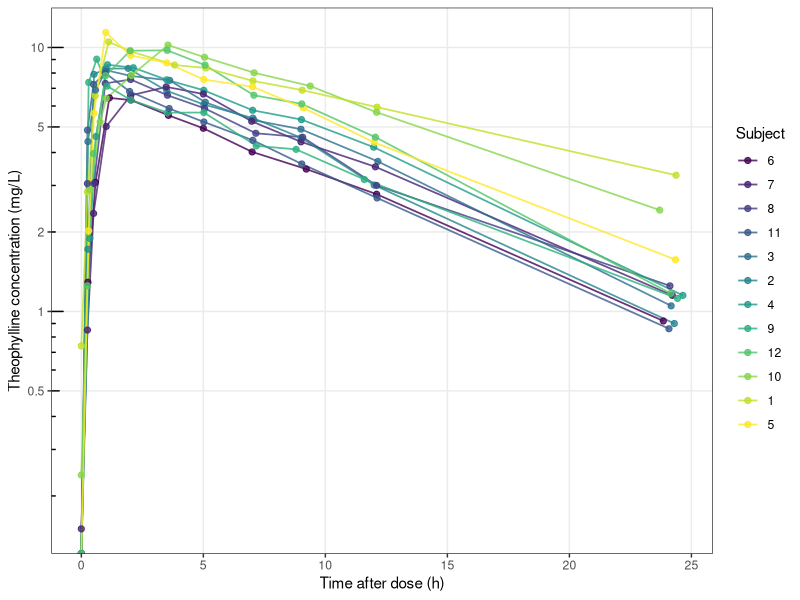
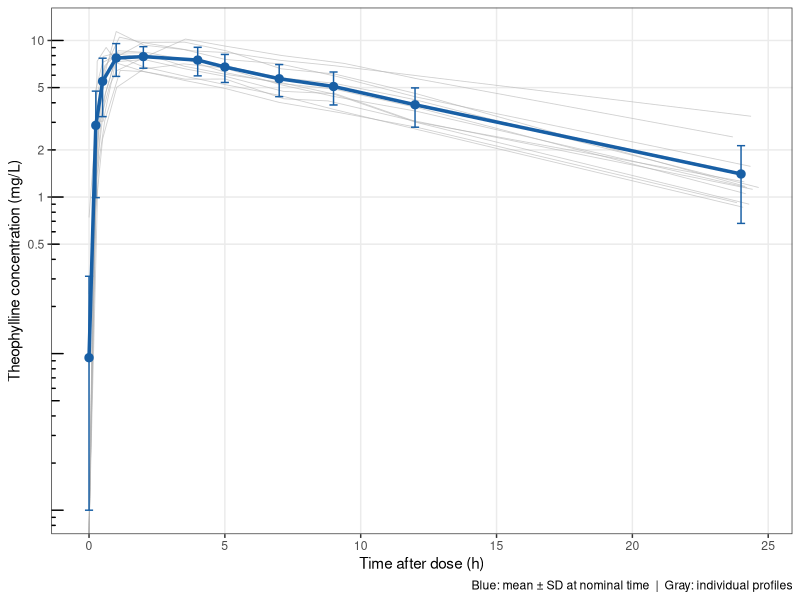

These figures' R source, in order:
## ---- chunk 1

library(tidyverse)
library(kableExtra)

# include=FALSE: this chunk runs but nothing is shown in the output, no code and no output
# echo=FALSE: this chunk runs and OUTPUT is shown, but the code is hidden 
knitr::opts_chunk$set(
  echo = TRUE, # show code by default (overridden per chunk)
  warning = FALSE, # suppress warnings
  message = FALSE, # suppress package loading messages
  dpi = 150
)

pk <- as_tibble(Theoph) # temporary add

## ---- chunk 2
pk <- pk |>
  mutate(
    nom_time = case_when(
      Time == 0      ~ 0,
      Time < 0.4     ~ 0.25,
      Time < 0.75    ~ 0.5,
      Time < 1.5     ~ 1,
      Time < 3       ~ 2,
      Time < 4.5     ~ 4,
      Time < 6       ~ 5,
      Time < 8       ~ 7,
      Time < 10.5    ~ 9,
      Time < 18      ~ 12,
      TRUE           ~ 24
    )
  )
## ---- chunk 3
pk |>
  group_by(Subject) |>
  summarize(
    Weight_kg  = first(Wt),
    Dose_mgkg  = first(Dose),
    Total_dose = round(first(Dose) * first(Wt), 1),
    .groups    = "drop"
  ) |>
  rename(
    "Subject"        = Subject,
    "Weight (kg)"    = Weight_kg,
    "Dose (mg/kg)"   = Dose_mgkg,
    "Total Dose (mg)"= Total_dose
  ) |>
  kable(caption = "Table 1. Subject demographics and dose information") |>
  kable_styling(
    bootstrap_options = c("striped", "hover", "condensed"),
    full_width        = FALSE,
    font_size         = 13
  )
## ---- chunk 4
ggplot(pk, aes(x = Time, y = conc, group = Subject, color = Subject)) +
  geom_line(linewidth = 0.6, alpha = 0.8) +
  geom_point(size = 1.8, alpha = 0.8) +
  scale_y_log10(
    breaks = c(0.5, 1, 2, 5, 10),
    labels = c("0.5", "1", "2", "5", "10")
  ) +
  annotation_logticks(sides = "l") +
  labs(
    x     = "Time after dose (h)",
    y     = "Theophylline concentration (mg/L)",
    color = "Subject"
  ) +
  theme_bw() +
  theme(panel.grid.minor = element_blank())
## ---- chunk 5
pk_mean <- pk |>
  group_by(nom_time) |>
  summarize(
    mean_conc = mean(conc),
    sd_conc   = sd(conc),
    .groups   = "drop"
  )

ggplot() +
  geom_line(data = pk,
            aes(x = Time, y = conc, group = Subject),
            color = "gray70", linewidth = 0.3, alpha = 0.6) +
  geom_line(data = pk_mean,
            aes(x = nom_time, y = mean_conc),
            color = "#185FA5", linewidth = 1.2) +
  geom_point(data = pk_mean,
             aes(x = nom_time, y = mean_conc),
             color = "#185FA5", size = 2.5) +
  geom_errorbar(data = pk_mean,
                aes(x    = nom_time,
                    ymin = pmax(mean_conc - sd_conc, 0.01),
                    ymax = mean_conc + sd_conc),
                color = "#185FA5", width = 0.3) +
  scale_y_log10(breaks = c(0.5,1,2,5,10),
                labels = c("0.5","1","2","5","10")) +
  annotation_logticks(sides = "l") +
  labs(
    x       = "Time after dose (h)",
    y       = "Theophylline concentration (mg/L)",
    caption = "Blue: mean ± SD at nominal time  |  Gray: individual profiles"
  ) +
  theme_bw() +
  theme(panel.grid.minor = element_blank())
## ---- chunk 6
# Compute simple NCA metrics manually
# Full PKNCA NCA comes in Module 9 — this is a preview
pk_params <- pk |>
  group_by(Subject) |>
  summarize(
    Dose_mg  = round(first(Dose) * first(Wt), 1),
    Cmax     = round(max(conc), 2),
    Tmax     = Time[which.max(conc)],
    Clast    = round(conc[which(Time == max(Time))], 3),
    Tlast    = max(Time),
    .groups  = "drop"
  )

pk_params |>
  kable(
    caption = "Table 2. Descriptive PK parameters by subject",
    col.names = c("Subject","Dose (mg)","Cmax (mg/L)",
                  "Tmax (h)","Clast (mg/L)","Tlast (h)")
  ) |>
  kable_styling(
    bootstrap_options = c("striped","hover","condensed"),
    full_width        = FALSE,
    font_size         = 13
  ) |>
  column_spec(3, bold = TRUE, color = "#185FA5")
## ---- chunk 7
pk_params |>
  summarize(
    `Mean Cmax (mg/L)`  = round(mean(Cmax), 2),
    `SD Cmax`           = round(sd(Cmax), 2),
    `CV% Cmax`          = round(sd(Cmax)/mean(Cmax)*100, 1),
    `Median Tmax (h)`   = median(Tmax),
    `Range Tmax (h)`    = paste0(min(Tmax), "–", max(Tmax))
  ) |>
  kable(caption = "Table 3. Summary of Cmax and Tmax across subjects") |>
  kable_styling(
    bootstrap_options = c("striped","condensed"),
    full_width        = FALSE,
    font_size         = 13
  )
